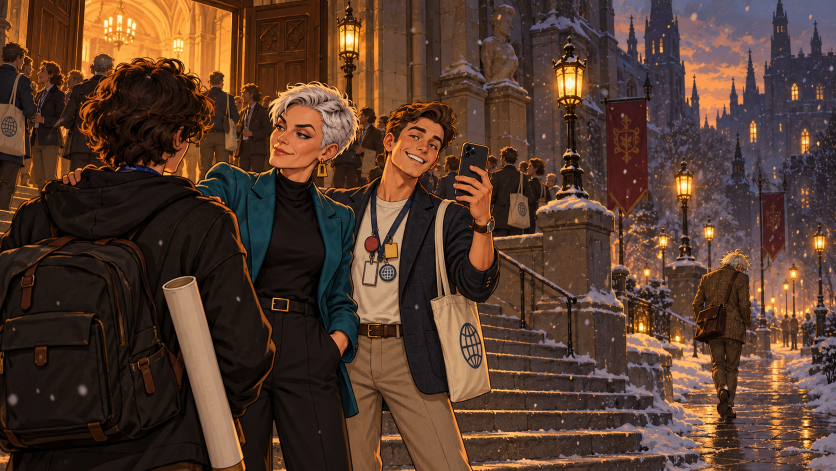
#> input picture art/interludes/il5-evening.png, 1672 x 941 px, given in place of posters-bg.webp, which was not available (shown at 1/2 size)
$ python teaser.py
#> lines starting #> are read from the running program, lines starting #| are printed output that depends on the picture; pictures that were not available may be replaced by others from this repository, and a replacement may not be noted
#!/usr/bin/env python3
"""A short teaser for the whole game (author, 2026-10-01: "a teaser that I can post and advertise on
youtube, x and so on"). About 45 seconds, built from the game's own paintings, voices and main theme.

    .venv-tts/bin/python tools/trailer/teaser.py            -> build/teaser/teaser-16x9.mp4 (1920x1080)
    .venv-tts/bin/python tools/trailer/teaser.py square     -> build/teaser/teaser-1x1.mp4  (1080x1080)

The narrator lines are build/teaser/t-n1..5.wav (Chatterbox, lv-marksmith). Every still gets a slow
push-in rendered frame by frame (no zoompan jitter); text is drawn with PIL; the sound is mixed here.
"""
import os, subprocess, sys
import numpy as np
from PIL import Image, ImageDraw, ImageFont, ImageFilter

ROOT = os.path.dirname(os.path.dirname(os.path.dirname(os.path.abspath(__file__))))
WEB, ART, OUT = os.path.join(ROOT, 'web'), os.path.join(ROOT, 'art'), os.path.join(ROOT, 'build', 'teaser')
SQUARE = len(sys.argv) > 1 and sys.argv[1] == 'square'
W, H = (1080, 1080) if SQUARE else (1920, 1080)
FPS, SR = 30, 48000
SERIF = '/System/Library/Fonts/Supplemental/Georgia Bold.ttf'
MONO = '/System/Library/Fonts/Menlo.ttc'

# [5 lines left out: function img, not called in this run]

def font(path, size):
    try: return ImageFont.truetype(path, size)
    except Exception: return ImageFont.load_default()

# [20 lines left out: functions caption, band, not called in this run]

# (image, seconds, caption, stamp?) -- the cut
SHOTS = [
    ('logo-professorg.webp', 2.4, None, False),
    ('trailer-panel1-deadline.webp', 3.4, None, False),
    ('trailer-panel3-rumor.webp', 4.6, None, False),
    ('lecture-bg-cheer.webp', 1.5, 'QUESTION', True),
    ('il2-handover.webp', 1.4, None, False),
    ('hall-founders-group.webp', 1.5, 'THEORY', True),
    ('trailer-cast-act1.webp', 1.4, None, False),
    ('mensa-bg.webp', 1.5, 'DATA', True),
    ('casino-bg.webp', 1.5, 'EVIDENCE', True),
    ('il5-rush.webp', 1.6, None, False),
    ('keynote/kn-slide-14.png', 4.8, None, False),
    ('il5-offers.webp', 3.0, None, False),
    ('poster-board.png', 3.6, None, False),
    ('title-screen.webp', 7.2, 'Five acts. One research project.\nFree in your browser  ·  lostcodebook.org', False),
]

# [21 lines left out: function frames, not called in this run]

def load(path, start=0.0, dur=None):
    cmd = ['ffmpeg', '-v', 'error', '-ss', str(start), '-i', path] + (['-t', str(dur)] if dur else [])
    raw = subprocess.run(cmd + ['-f', 'f32le', '-ac', '2', '-ar', str(SR), '-'], capture_output=True, check=True).stdout
    return np.frombuffer(raw, dtype=np.float32).reshape(-1, 2).copy()

def soundtrack(total):
    mix = np.zeros((int(total * SR) + SR, 2), np.float32)
    def put(clip, at, gain=1.0):
        i = int(at * SR); j = min(len(mix), i + len(clip)); mix[i:j] += clip[:j - i] * gain
    starts = np.cumsum([0] + [s[1] for s in SHOTS])
    at = dict(zip([s[0] for s in SHOTS], starts))
    # the main theme under everything, ducked under the voices
    theme = load(os.path.join(WEB, 'title-theme.mp3'), 0, total + 1)
    duck = np.ones(len(mix), np.float32) * 0.55
    voices = [('t-n1.wav', at['trailer-panel1-deadline.webp'] + 0.4), ('t-n2.wav', at['trailer-panel3-rumor.webp'] + 0.2),
              ('voices/vo-feldstrom-f09ba15c.mp3', at['keynote/kn-slide-14.png'] + 0.6), ('voices/vo-kira-2b9393f2.mp3', at['il5-offers.webp'] + 0.5),
              ('t-n3.wav', at['poster-board.png'] + 0.3), ('t-n4.wav', at['poster-board.png'] + 1.9), ('t-n5.wav', at['title-screen.webp'] + 0.9)]
    for f, t in voices:
        p = os.path.join(OUT, f) if f.startswith('t-') else os.path.join(WEB, f)
        c = load(p); put(c, t, 1.0)
        i, j = int(t * SR), int((t + len(c) / SR) * SR); duck[max(0, i - SR // 4):j + SR // 4] = 0.22
    k = np.ones(SR // 5) / (SR // 5); duck = np.convolve(duck, k, 'same').astype(np.float32)
    n = min(len(theme), len(mix)); mix[:n] += theme[:n] * duck[:n, None]
    # the act words are stamped, the keynote cheers, the title rings
    put(load(os.path.join(WEB, 'sfx-gong.mp3')), at['title-screen.webp'] + 0.1, 0.45)
    fade = np.ones(len(mix), np.float32); e = int(total * SR); fade[e - int(1.5 * SR):e] = np.linspace(1, 0, int(1.5 * SR)); fade[e:] = 0
    mix *= fade[:, None]
    peak = np.abs(mix).max(); mix *= 0.89 / max(peak, 1e-6)
    return mix[:e]

def main():
    os.makedirs(OUT, exist_ok=True)
    # board 312 with the painted poster, for the closing beat
    bg = Image.open(os.path.join(WEB, 'posters-bg.webp')).convert('RGBA')
    patch = Image.open(os.path.join(WEB, 'poster-312-pinned.webp')).convert('RGBA').resize((468, 565), Image.LANCZOS)
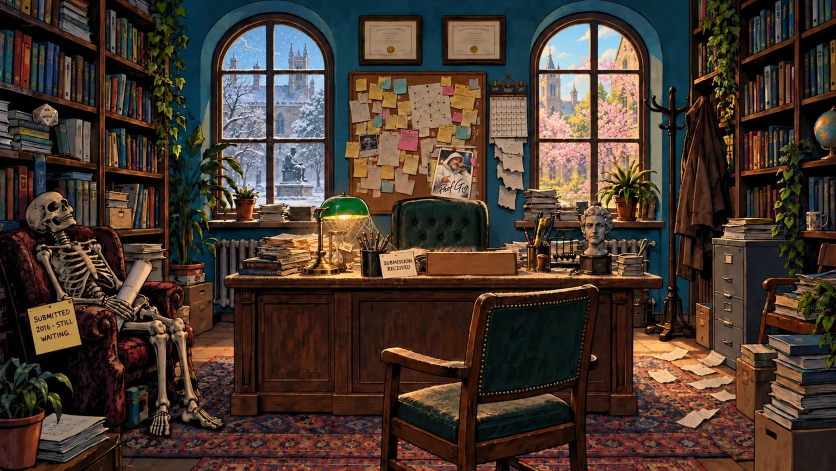
#> input picture art/interludes/outro-1-months-cork.png, 1672 x 941 px, given in place of poster-312-pinned.webp, which was not available (shown at 1/2 size)
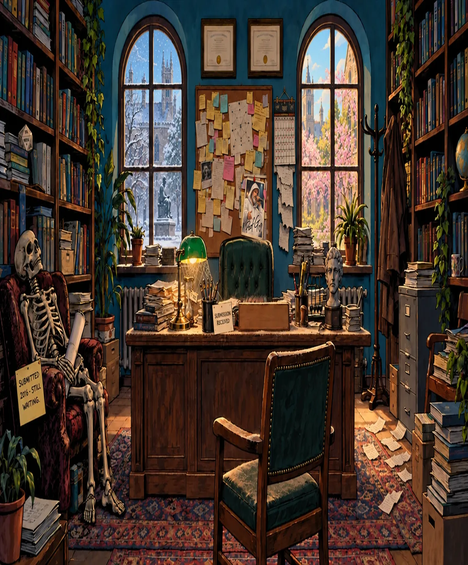
#> patch: PIL image 468x565 RGBA; mean R, G, B, A 71.1, 56.4, 46.9, 255
    bg.alpha_composite(patch, (1103, 244)); bg.convert('RGB').crop((700, 120, 1672, 900)).save(os.path.join(OUT, 'poster-board.png'))
#> after `bg.alpha_composite(patch, (1103, 244))`:
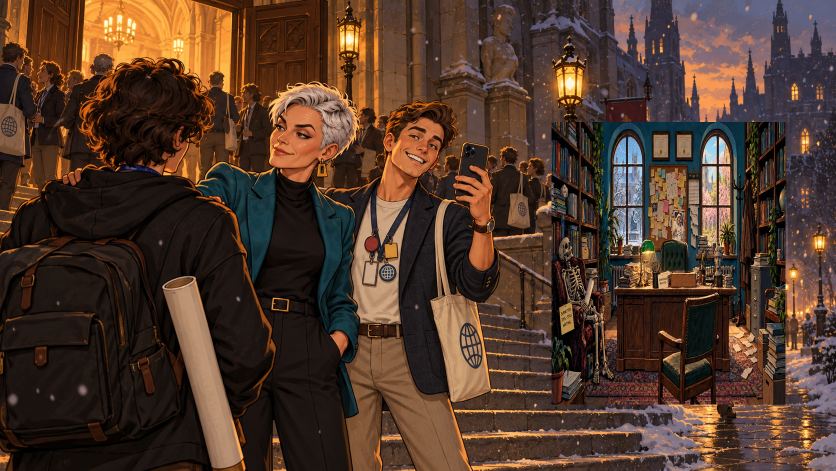
#> bg: PIL image 1672x941 RGBA (shown at 1/2 size); mean R, G, B, A 80.8, 57, 43.1, 255
#> after `bg.alpha_composite(patch, (1103, 244))`:
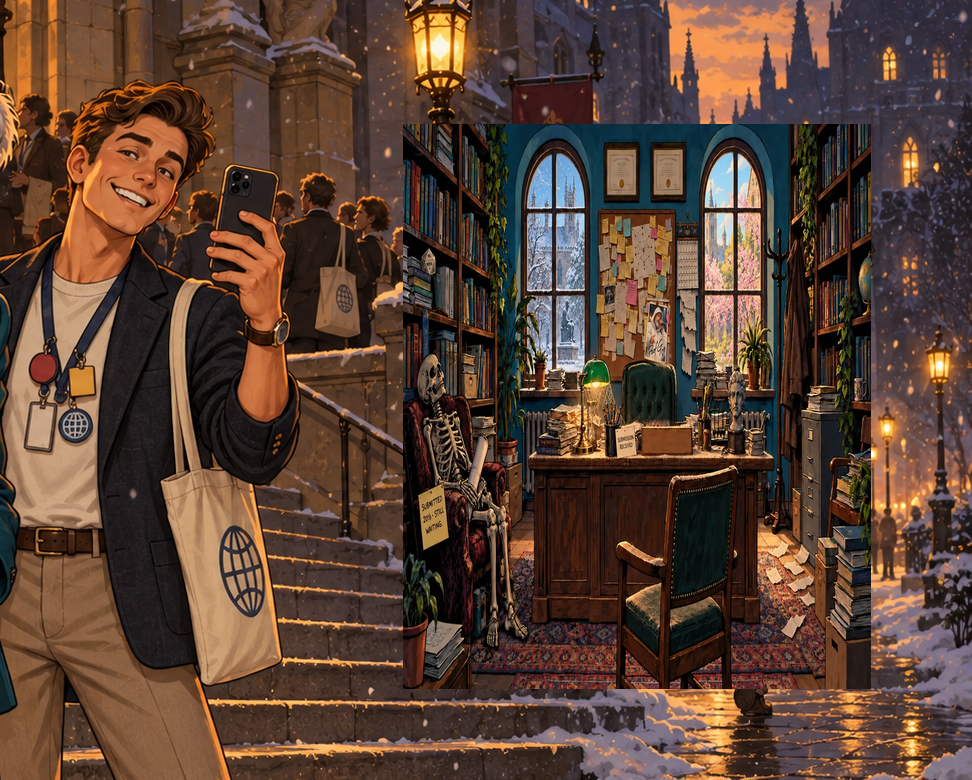
#> saved as poster-board.png: PIL image 972x780 RGB; mean R, G, B 90.6, 66, 52.6
    total = sum(s[1] for s in SHOTS)
    tag = '1x1' if SQUARE else '16x9'
    video = os.path.join(OUT, 'teaser-%s.mp4' % tag)
    audio = os.path.join(OUT, 'teaser-audio.wav')
    import wave
    mix = soundtrack(total)
    with wave.open(audio, 'wb') as w:
        w.setnchannels(2); w.setsampwidth(2); w.setframerate(SR); w.writeframes((np.clip(mix, -1, 1) * 32767).astype(np.int16).tobytes())
    ff = subprocess.Popen(['ffmpeg', '-v', 'error', '-y', '-f', 'rawvideo', '-pix_fmt', 'rgb24', '-s', '%dx%d' % (W, H), '-r', str(FPS), '-i', '-',
                           '-i', audio, '-c:v', 'libx264', '-preset', 'medium', '-crf', '18', '-pix_fmt', 'yuv420p', '-c:a', 'aac', '-b:a', '192k',
                           '-movflags', '+faststart', '-shortest', video], stdin=subprocess.PIPE)
    for fr in frames(): ff.stdin.write(fr.tobytes())
    ff.stdin.close(); ff.wait()
    print(video, round(total, 1), 's')

if __name__ == '__main__':
    main()
#> (the call stopped at in load, `raw = subprocess.run(cmd + ['-f', 'f32le', '-ac', '2', '-ar', str(SR),..`: subprocess is not available in this run)
